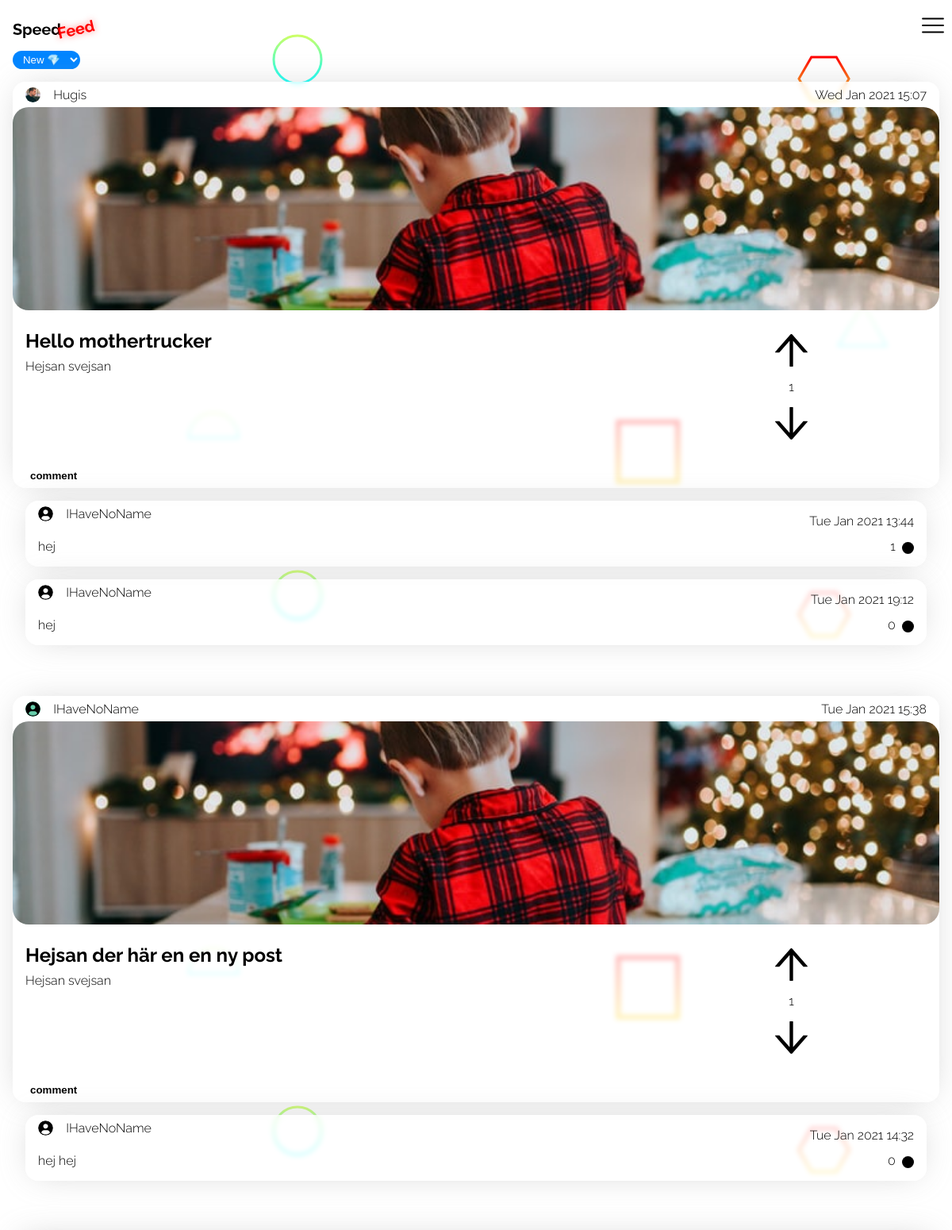
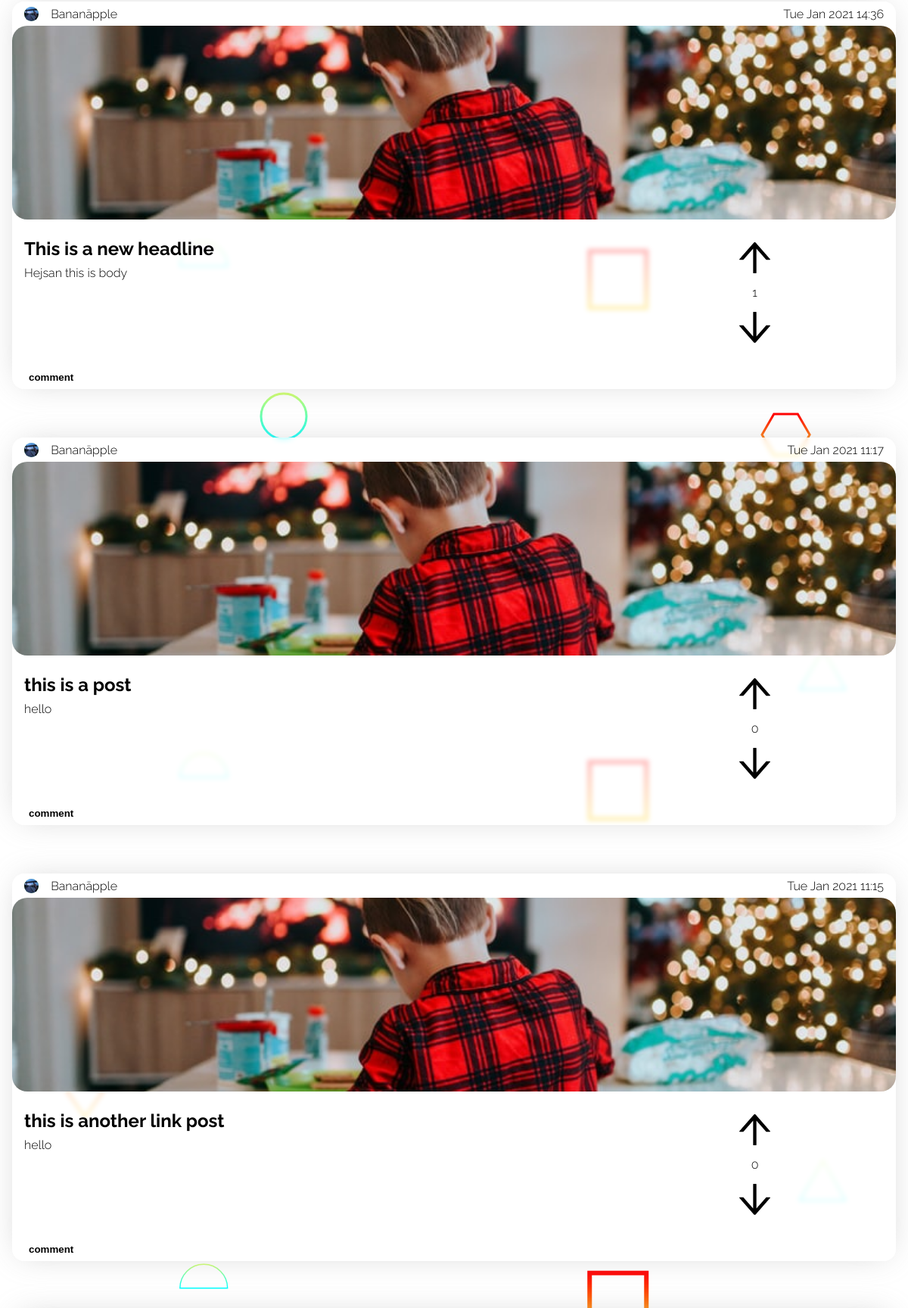
The page /views/index.php (upper part) on the database its author committed (2 pictures, top to bottom).
### tables this page shows
CREATE TABLE "Posts" ("id" integer,"user_id" int,"header" varchar,"body" text,"date" int, "color" varchar, "upDown" int, "link" varchar, PRIMARY KEY (id));

CREATE TABLE "Users" ("id" integer,"name" varchar,"email" varchar,"avatar_path" varchar,"password_hash" varchar,"bio" text, "sort_by" varchar, PRIMARY KEY (id));

CREATE TABLE "Comments" ("id" integer,"user_id" int,"post_id" int,"body" text, "date" int, PRIMARY KEY (id));

### functions.php (called while the page is built, shortened)
<?php
function getUpvotes($db, $id): int
{
    $query = 'SELECT COUNT(*) FROM comment_likes WHERE comment_id = :comment_id';
    $statement = $db->prepare($query);
    $statement->bindParam(':comment_id', $id, PDO::PARAM_INT);
    $statement->execute();
    $upvotes = $statement->fetch(PDO::FETCH_ASSOC);
    return (int) $upvotes["COUNT(*)"];
}

### views/index.php (the view, shortened to what this page needs)
<?php
require('header.php');
require('../functions.php');
$db = new PDO('sqlite:../hacker_news_database.sqlite3');
if (isset($_SESSION['user'])) {
    $userId = $_SESSION['user']['id'];
    $stmt = $db->prepare("SELECT sort_by FROM Users where id = :userId");
    $stmt->bindParam(':userId', $userId);
    $stmt->execute();
    $data = $stmt->fetch(PDO::FETCH_ASSOC);
    $sort_by = $data['sort_by'];
} else {
    if (isset($_SESSION['sort'])) {
        $sort_by = $_SESSION['sort'];
    } else {
        $sort_by = 'new';
    }
}
if ($sort_by === 'new') {
    $result = $db->query("SELECT * FROM Posts ORDER BY \"date\" DESC LIMIT 30");
} else if ($sort_by === 'mostupvoted') {
    $result = $db->query("SELECT id, user_id, header, body, date, link, ifnull((select sum(up_down) from likes where posts.id=likes.post_id), 0) AS antallikes FROM Posts ORDER BY antallikes DESC LIMIT 30");
}
$posts = $result->fetchAll(PDO::FETCH_ASSOC);
?>
<body>
    <?php require('./nav.php') ?>
    <select class="sort-by" name="sort" id="">
        <option <?php if ($sort_by === 'new') {
                    echo 'selected';
                } ?>value="new">New 💎</option>
    </select>
    <?php foreach ($posts as $post) : ?>
        <?php
        $postId = $post['id'];
        $upvoteImage = '/images/upvote.svg';
        $downvoteImage = '/images/downvote.svg';
        $commentResult = $db->query("SELECT * FROM Comments WHERE post_id = $postId");
        $comments = $commentResult->fetchAll(PDO::FETCH_ASSOC);
        $likesResult = $db->query("SELECT COUNT(user_id) AS 'likes' FROM Likes WHERE post_id = $postId AND up_down = 1");
        $likes = $likesResult->fetch(PDO::FETCH_ASSOC)['likes'];
        $dislikeResult = $db->query("SELECT COUNT(user_id) AS 'dislikes' FROM Likes WHERE post_id = $postId AND up_down = -1");
        $dislikes = $dislikeResult->fetch(PDO::FETCH_ASSOC)['dislikes'];
        $LikesSum = $likes - $dislikes;
        $postUserId = $post['user_id'];
        $result = $db->query("SELECT * FROM Users WHERE id = $postUserId");
        $user = $result->fetch(PDO::FETCH_ASSOC);
        isset($user['avatar_path']) ? $avatarPath = $user['avatar_path'] : $avatarPath = '/Account/uploads/default.svg';
        if (isset($user['name'])) {
            $userName = $user['name'];
        } else {
            $userName = 'IHaveNoName';
        }
        ?>
        <div data-postId="<?= $postId ?>" class="post id<?= $postId ?> post-group<?= $postId ?>">
            <div class="date-section">
                <div class="left">
                    <img src=<?= $avatarPath ?> alt="">
                    <p class="name"><?= $userName ?></p>
                </div>
                <div class="right">
                    <p class="date"><?= date('D M Y H:i', $post['date']) ?></p>
                </div>
            </div>
            <a href="<?= $post['link'] ?>">
                <div class="image-section">
                    <img src="/images/photo-1609050470947-f35aa6071497.jpeg" alt="">
                </div>
            </a>
            <div class="text-section">
                <div class="text-section-text">
                    <h2><?= $post['header'] ?></h2>
                    <p><?= $post['body'] ?></p>
                </div>
                <div class="text-section-vote" data-post="<?= $post['id'] ?>">
                    <div class="upvote-section img-container">
                        <img class="upvote <?= $hasLiked ? 'upvote-active' : 'upvoteInactive' ?>" src="<?= $upvoteImage ?>" alt="">
                    </div>
                    <p><?= $LikesSum ?></p>
                    <div class="downvote-section img-container">
                        <img class="downvote <?= $hasDisliked ? 'downvote-active' : 'downvoteInactive' ?>" src="<?= $downvoteImage ?>" alt="">
                    </div>
                </div>
            </div>
            <div class="bottom-section">
                <div class="left">
                    <button class="post-coment-button">comment</button>
                </div>
            </div>
        </div>
        <?php foreach ($comments as $comment) : ?>
            <?php
            $commenter_id = $comment['user_id'];
            $result = $db->query("SELECT name FROM Users WHERE id = $commenter_id");
            $data = $result->fetch(PDO::FETCH_ASSOC);
            $commenter_name = $data['name'];
            $commentId = $comment['id'];
            $commenterId = $comment['user_id'];
            $result = $db->query("SELECT * FROM Users WHERE id = $commenterId");
            $commenter = $result->fetch(PDO::FETCH_ASSOC);
            $commentImageURL = $commenter['avatar_path'];
            isset($commenter['avatar_path']) ? $commentImageURL = $commenter['avatar_path'] : $commentImageURL = '/Account/uploads/default.svg';
            if (isset($commenter['name'])) {
                $commenter_name = $commenter['name'];
            } else {
                $commenter_name = 'IHaveNoName';
            }
            ?>
            <div data-postId="<?= $postId ?>" data-id="<?= $commentId ?>" class="comment post<?= $postId ?> post-group<?= $postId ?> comment-id<?= $commentId ?>">
                <div class="upper">
                    <div class="left">
                        <img src=<?= $commentImageURL ?> alt="">
                        <p class="name"><?= $commenter_name ?></p>
                    </div>
                    <div class="right">
                        <p class="date"><?= date('D M Y H:i', $comment['date']) ?></p>
                    </div>
                </div>
                <div class="lower">
                    <div class="left">
                        <p class="comment-paragraph"><?= $comment['body'] ?></p>
                    </div>
                    <div class="right">
                        <span class="vote-number" data-id="<?= $commentId; ?>"><?= getUpvotes($db, $commentId) ?></span>
                        <?php if (isset($_SESSION['user'])) : ?>
                            <form class="like-comment-form" action="/Account/like-comment.php" method="post">
                                <input type="hidden" name="like-comment" value="<?= $commentId; ?>"></input>
                                <?php if (!existUpvote($db, $commentId, $_SESSION['user']['id'])) : ?>
                                    <button style="background-color: black;" value="submit" type="submit" class="like-comment-button" data-id="<?= $commentId; ?>"></button>
                                <?php else : ?>
                                    <button style="background-color: rgb(37, 104, 246);" value="submit" type="submit" class="like-comment-button" data-id="<?= $commentId; ?>"></button>
                                <?php endif; ?>
                            </form>
                        <?php else : ?>
                            <button style="background-color: black;" value="submit" type="submit" class="like-comment-button" data-id="<?= $commentId; ?>"></button>
                        <?php endif; ?>
                    </div>
                </div>
            </div>
        <?php endforeach ?>
    <?php endforeach ?>
</body>
<?php require('footer.php') ?>

### views/header.php (shortened to what this page needs)
<!DOCTYPE html>
<html lang="en">
<head>
    <link rel="stylesheet" href="/styles/posts.css">
    <link rel="stylesheet" href="/styles/main.css">
    <link rel="stylesheet" href="/styles/nav.css">
    <link rel="stylesheet" href="/styles/login.css">
    <link rel="stylesheet" href="/styles/account.css">
</head>

### views/nav.php (shortened to what this page needs)
<nav>
    <div class="logo">
        <a href="/views/index.php"><img class="logo" src="/images/logo.svg" alt="Logotype 'speed feed'"></a>
    </div>
    <div class="hamburger-icon hamburger center-contain"></div>
    <div class="hamburger-menu hamburger">
    </div>
</nav>

### views/footer.php
</html>

### styles/posts.css (style rules this page uses)
:root { font-size: 16px; font-family: Raleway; --backdrop-blur: 3px; --post-background-color: rgba(255, 255, 255, 0.747); --box-shadow: 0px 0px 43px -12px rgba(184, 184, 184, 0.75); }
.post { background: var(--post-background-color); backdrop-filter: blur(var(--backdrop-blur)); max-width: 100%; display: flex; flex-direction: column; border-radius: 1rem; margin: 0rem 1rem 0rem 1rem; overflow: hidden; margin-bottom: 1rem; margin-top: 1rem; box-shadow: var(--box-shadow); }
.post:not(:first-of-type) { margin-top: 4rem; }
.date-section { height: 2rem; display: flex; justify-content: space-between; }
.date-section .left { display: flex; align-items: center; justify-content: center; margin-left: 1rem; height: 2rem; position: relative; }
.date-section .right { display: flex; flex-direction: row; height: 100%; margin-right: 1rem; position: relative; }
.date-section .left img { background: mediumaquamarine; height: 1.2rem; width: 1.2rem; border-radius: 50%; margin-right: 1rem; }
.date-section .right * { display: flex; align-items: center; justify-content: center; }
.date-section .left .name { display: flex; align-items: center; justify-content: center; }
.date-section .left .name { height: 100%; margin: 0; margin-right: 1rem; }
.date-section .right .date { height: 100%; margin: 0; }
.image-section { height: 16rem; width: 100%; overflow: hidden; }
.image-section img { position: relative; border-radius: 20px; height: 100%; width: 100%; object-fit: cover; }
.text-section { height: 10rem; display: flex; padding: 1rem; }
.text-section .text-section-text { width: 70%; }
.text-section .text-section-text h2 { margin: 0.5rem 0rem; }
.text-section .text-section-text p { margin: 0.5rem 0rem; }
.text-section .text-section-vote { width: 30%; display: flex; flex-direction: column; position: relative; }
.img-container { position: relative; width: 100%; margin: 0; flex-grow: 1; height: 40%; display: flex; justify-content: center; align-items: center; }
.text-section .text-section-vote img.upvote { height: 60%; width: auto; }
.text-section .text-section-vote p { position: relative; width: 100%; margin: 0; flex-grow: 1; display: flex; justify-content: center; align-items: center; }
.text-section .text-section-vote img.downvote { height: 60%; width: auto; }
.upvoteInactive { height: 60%; width: auto; }
.downvoteInactive { height: 60%; width: auto; }
.bottom-section { height: 2rem; display: flex; justify-content: space-between; }
.bottom-section .left { display: flex; justify-content: center; align-items: center; margin-left: 1rem; }
.bottom-section .left button { border: none; background: none; font-weight: bold; outline: none; }
.comment { position: relative; display: flex; flex-direction: column; border-radius: 1rem; margin: 0rem 2rem 1rem 2rem; flex-grow: 1; margin-bottom: 1rem; overflow: hidden; background: var(--post-background-color); backdrop-filter: blur(var(--backdrop-blur)); box-shadow: var(--box-shadow); }
.comment .upper { height: 2rem; display: flex; justify-content: space-between; }
.comment .upper .right { margin-right: 1rem; }
.comment .upper .left { display: flex; justify-content: space-between; align-items: center; margin-left: 1rem; }
.comment .upper .left img { height: 1.2rem; width: 1.2rem; border-radius: 50%; }
.comment .upper .left .name { margin-left: 1rem; }
.comment .lower { display: flex; justify-content: space-between; }
.comment .lower .right { display: flex; justify-content: center; align-items: center; margin-right: 1rem; }
.comment .lower .left { margin-left: 1rem; }
.like-comment-button { height: 15px; width: 15px; border: none; border-radius: 50%; margin-top: 3px; margin-left: 0.2rem; }
.vote-number { padding: 5px; }

### styles/main.css (style rules this page uses)
body { margin: 4rem 0 0 0; padding: 0; width: 100vw; background: url(/images/Scattered-Forcefields.svg); background-attachment: fixed; }

### rows shown on the page
posts: user.avatar_path (picture), user.name "Hugis", date "Wed Jan 2021 15:07", header "Hello mothertrucker", body "Hejsan svejsan", LikesSum "1"
comments: user.name "IHaveNoName", date "Tue Jan 2021 13:44", body "hej", commentId "1"
comments: commenter_name "IHaveNoName", date "Tue Jan 2021 19:12", body "hej", commentId "0"
posts: shows a picture, user.name "IHaveNoName", date "Tue Jan 2021 15:38", header "Hejsan der här en en ny post", body "Hejsan svejsan", LikesSum "1"
comments: user.name "IHaveNoName", date "Tue Jan 2021 14:32", body "hej hej", commentId "0"
posts: user.avatar_path (picture), user.name "Bananäpple", date "Tue Jan 2021 14:36", header "This is a new headline", body "Hejsan this is body", LikesSum "1"
posts: user.avatar_path (picture), user.name "Bananäpple", date "Tue Jan 2021 11:17", header "this is a post", body "hello", LikesSum "0"
posts: user.avatar_path (picture), user.name "Bananäpple", date "Tue Jan 2021 11:15", header "this is another link post", body "hello", LikesSum "0"
